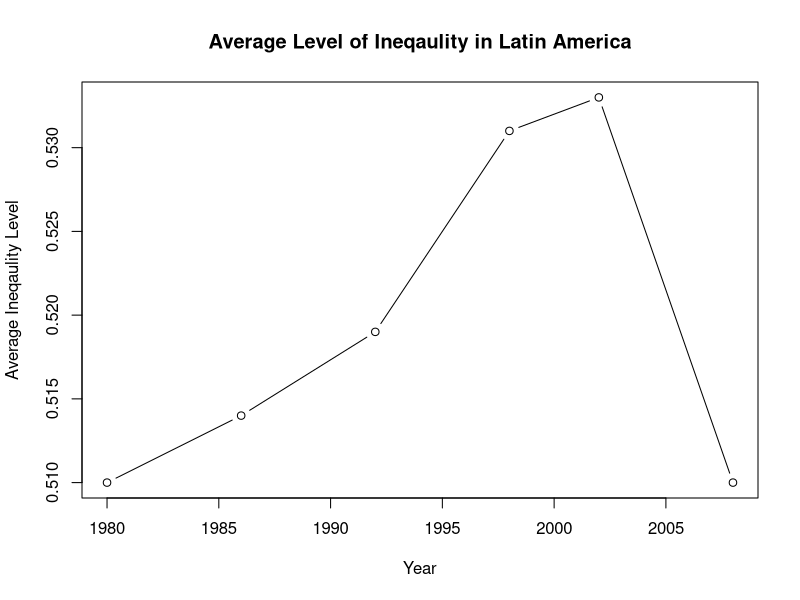
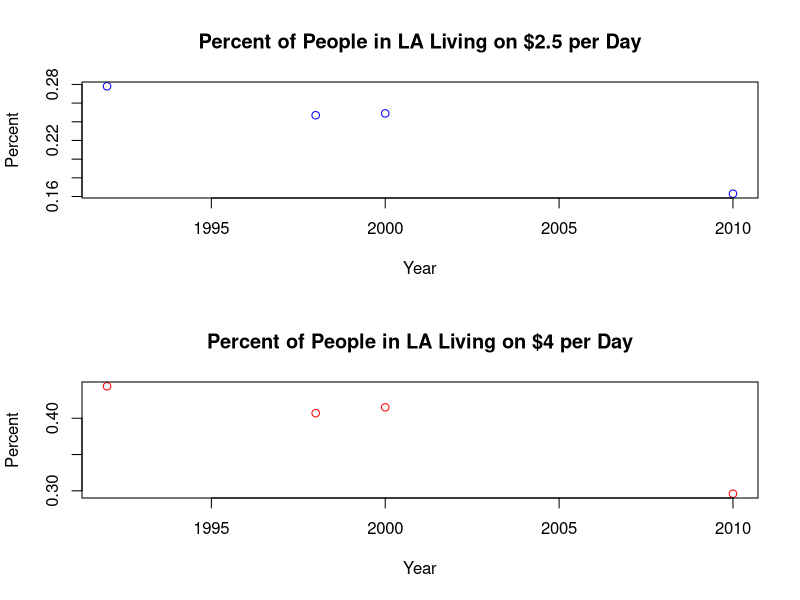
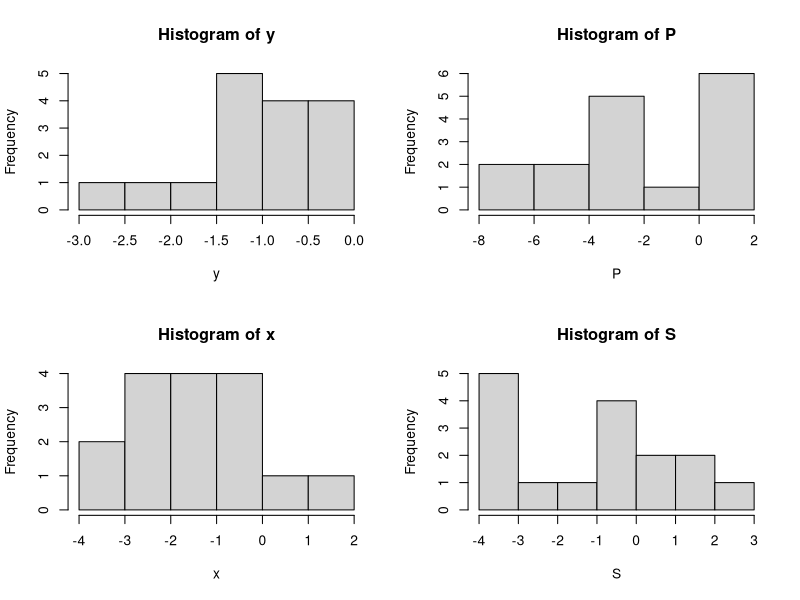
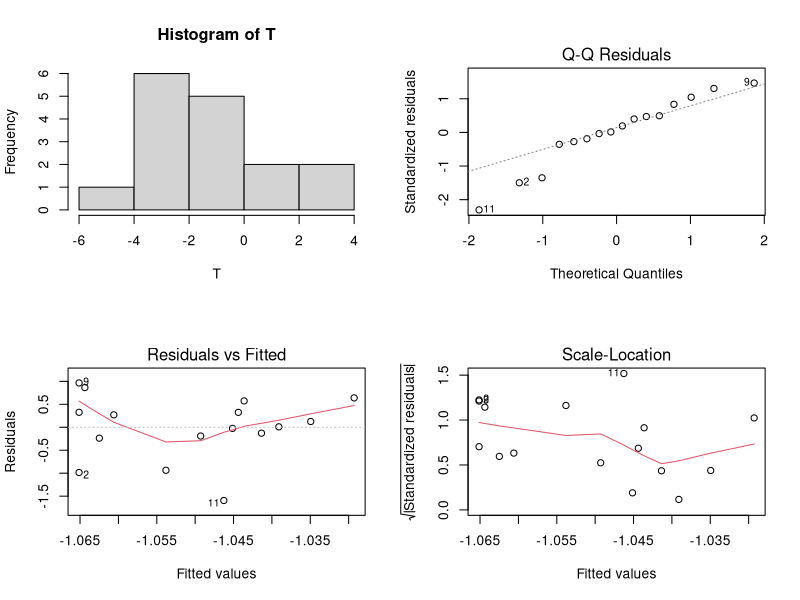
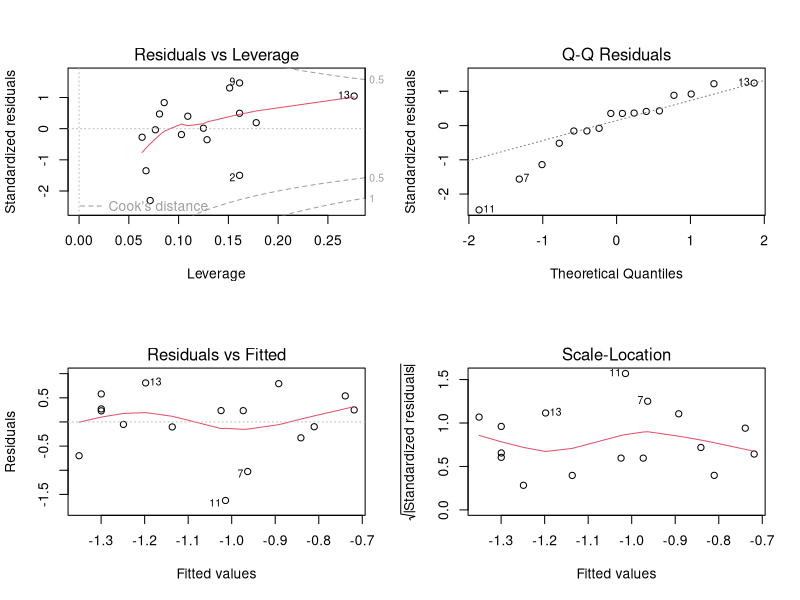
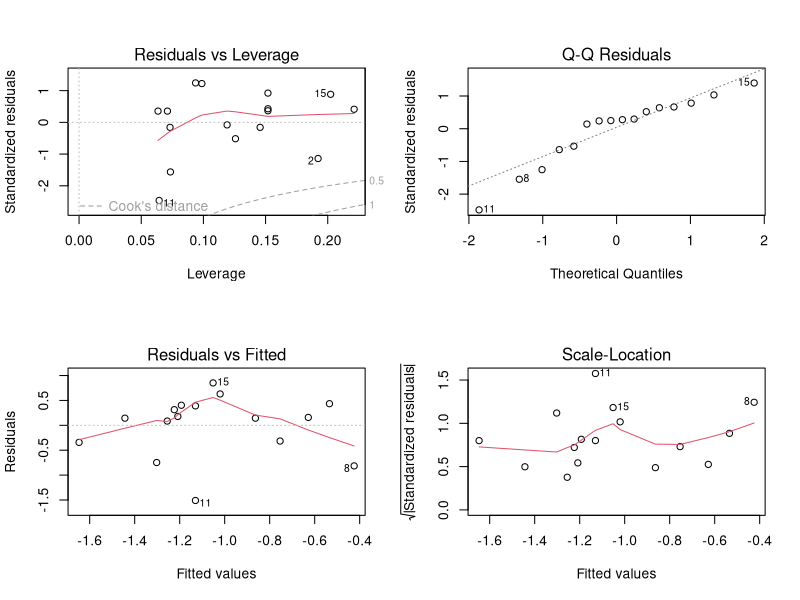
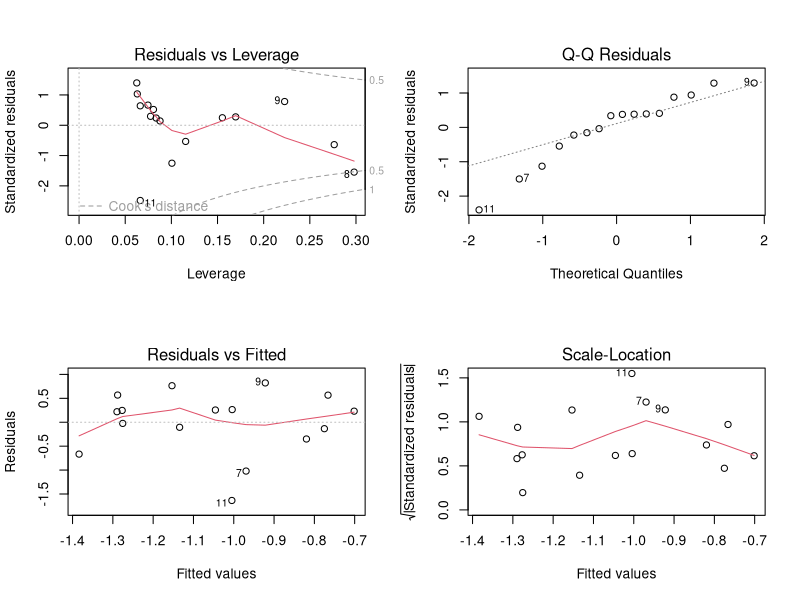
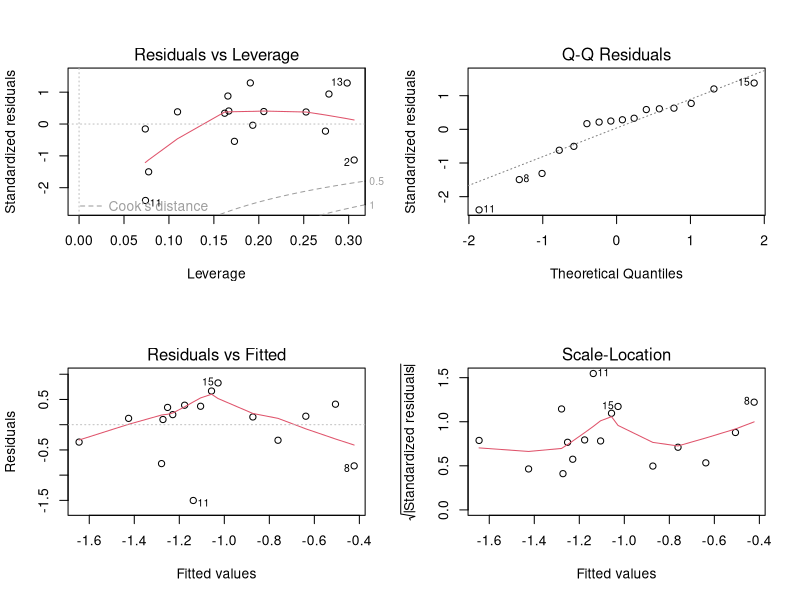

The R script that drew these images, in order:
##___Joshua Winter________Statistical Computing Final Project___________Lustig Analysis and Recreation_____________________________________

## sweep plots after each set

##__________________________________________________________________________________________________________________________________________
##______________________________________Average Gini 1980-2008_______________________________________________________________________________

## represents the average gini coefficent for all Latin American countries from 1980 to 2008. The years selected were those that had accurate data from the most countries. 

YearAverageGini<-c(1980,1986,1992,1998,2002,2008)
AverageGiniCoefficient<-c(.51,.514,.519,.531,.533,.51)

## dataframe creation 

AverageInequalitybyYear<-data.frame(YearAverageGini, AverageGiniCoefficient)
View(AverageInequalitybyYear)

## plot

plot.default(YearAverageGini,AverageGiniCoefficient, type = "b", ylab = "Average Ineqaulity Level", xlab="Year", main = "Average Level of Ineqaulity in Latin America")

##_________________________________________________________________________________________________________________________________________
##________________________________________% of People in LA living on $2.5 and $4 per day___________________________________________________

## Yearmonperday represents the years from 1992-2010, twopointfiveperday is the percent of people in Latin America living on 2.5 dollars per day or less, four per day is the percentage of people in LA living on $4 or less per day, both are expressed as decimals. 

Yearmonperday<-c(1992, 1998, 2000, 2010)
twopointfiveperday<-c(.278, .247, .249, .163)
fourperday<-c(0.444, 0.407, 0.415,0.296)

layout(matrix(c(1,2),2,1)) # optional 4 graphs/page 


##plots

plot(Yearmonperday, twopointfiveperday, xlab="Year", ylab = "Percent", main = "Percent of People in LA Living on $2.5 per Day", col="blue")

plot(Yearmonperday, fourperday, xlab="Year", ylab = "Percent", main = "Percent of People in LA Living on $4 per Day", col="red")



##______________________________________________________________________________________________________________________________________________________
##___________________________________________________Chart Layout for Regressions_______________________________________________________________________


layout(matrix(c(1,2,3,4),2,2)) # optional 4 graphs/page 

##______________________________________________________________________________________________________________________________________________________
##______________________________________Education by Tier and Inequality 2000-2010______________________________________________________________________

## Y= Average annual percent change gini coefficient , X=average percent change in return to education (all levels), 
## All of the following are average annual: P=percent change in return to primary education, S= percent change in return to secondary eduction, T=percent change in return to tiertiary education

Countries<-c("Argentina","Bolivia","Brazil","Chile",	"Costa Rica",	"Dominican Republic",	"Ecuador"	,"El Salvador",	"Guatemala",	"Mexico",	"Nicaragua",	"Panama",	"Paraguay",	"Peru", "Uruguary", "Venezuela")
y=c(-1.3,-2.05, -1.03, -.72,-.47, -.79,-1.99,-1.24,-.1,-1.17,-2.64,-.74,-.39,-.91,-.2,-1.07)
x=c(-1.8, -1.6, -3.533, -2.33, 0, -.7, -2.067, -.43, 1.533, -1.933, -1.8, 0, -3.67, -2.33, .867, -2.03)
P=c(1.3, 2, -4.9, -3.5, -3.7, .8, -1, -2.2, 2, -4.3, -3, 2, -7.5, -6, 1.8, -3.3)
S=c(-3.0, -4, -3.5,-3.5, 2.2, -.8, -.2, -1.9, .5, 1, -.7, -.3, -2.5, 1.3, 2, -3.5)
T=c(-3.7, -2.8, -2.2, 0, 1.5, -2.1, -5, 2.8, 2.1, -2.5, -1.7, -1.7, -1, -2.3, -1.2, .7)

## histograms

hist(y)
hist(x)
hist(P)
hist(S)
hist(T)


##dataframe creation: Education by tier and inequality

EBTI<-data.frame(Countries,y,x,P,S,T)
list(EBTI)
summary(EBTI)

## regressions

summary(lm(formula = y ~ P))
plot(lm(formula = y ~ P))

summary(lm(formula = y ~ S))
plot(lm(formula = y ~ S))

summary(lm(formula = y ~ T))
plot(lm(formula = y ~ T))

summary(lm(formula = y ~ P+S))
plot(lm(formula = y ~ P+S))

summary(lm(formula = y ~ P+T))
plot(lm(formula = y ~ P+T))

summary(lm(formula = y ~ S+T))
plot(lm(formula = y ~ S+T))

summary(lm(formula = y ~ P+S+T))
plot(lm(formula = y ~ P+S+T))

summary(lm(formula = y ~ x))
plot(lm(formula = y ~ x))


## Plots

plot(P,y, xlab = "%Change Returns to Primary Ed", ylab="% Change in Average Inequality", main = "% Change in Inequality vs % Change Avg. Return to Primary Ed")

plot(S,y, xlab = "%Change Returns to Secondary Ed", ylab="% Change in Average Inequality", main = "% Change in Inequality vs % Change Avg. Return to Secondary Ed")

plot(T,y, xlab = "%Change Returns to Teriary Ed", ylab="% Change in Average Inequality", main = "% Change in Inequality vs % Change Avg. Return to Tertiary Ed")

plot(x,y, xlab = "Avg. % Change Returns to Ed", ylab="% Change in Average Inequality", main = "% Change in Inequality vs Avg. % Change Return to Ed")



##______________________________________________________________________________________________________________________________________________________________
##__________________________Supply and Demand of Workers________________________________________________________________________________________________________

## all are average annual percent change for 16 countries 2000-2010, WP represents the change in wage premium for increased education (skill), total change is change is chnage in demand of unskilled workers + change in supply of unskilled workers)

CountriesSD<-c("Argentina","Bolivia","Brazil","Chile",	"Costa Rica",	"Dominican Republic",	"Ecuador"	,"El Salvador",	"Guatemala",	"Mexico",	"Nicaragua",	"Panama",	"Paraguay",	"Peru", "Uruguary", "Venezuela")
Changeinsupplyofunskilledworkers<-c(2.4,5.1,4.4,1.1,6,3.4,3.4,-0.03,2.3,2.2,6.6,2.4,6.1,3.8,1.1,4.2)
changeindemandofunskilledworkers<-c(-4.7,-8.7,-5.1,-4.7,0.1,2.8,-6.3,-0.5,-3.3,-6.3,-14.1,-4.4,-10.8,-4.6,-1.4,-10.3)
TotalChangeinsupplyanddemandunskilledworkers<-c(-2.3,-3.6,	-0.7,	-3.6,	6.1,	6.2,	-2.9,	-0.53,	-1,	-4.1,	-7.5,	-2,	-4.7,	-0.8,	-0.3,	-6.1)
WP<-c(-2.4,-4.6,-3.2,-1.9,-2,-0.2,-3.2,-0.1,-1.9,-2.8,-6.9,-2.6,-5.6,-2.8,-0.9,-4.8)

##histograms

hist(Changeinsupplyofunskilledworkers)
hist(changeindemandofunskilledworkers)
hist(TotalChangeinsupplyanddemandunskilledworkers)
hist(WP)

## creation of dataframes

##complete dataset

GWPSD<-data.frame(CountriesSD, y, WP,changeindemandofunskilledworkers, Changeinsupplyofunskilledworkers, TotalChangeinsupplyanddemandunskilledworkers)
list(GWPSD)
summary(GWPSD)

## Average annual change in gini by country: Simplified version of last dataframe that just shows inequality change by country

AACG<-data.frame(CountriesSD,y)
list(AACG)
summary(AACG)


## Plots

plot(WP, y, xlab ="% Change Wage Premium", ylab="% Change Inequality", main="% Change Wage Premium Unskilled Workers vs % Change Inequality" )

plot(Changeinsupplyofunskilledworkers, y, xlab ="% Change Supply Unskilled Workers", ylab="% Change Inequality", main="% Change Supply Unskilled Workers vs % Change Inequality" )

plot(changeindemandofunskilledworkers, y, xlab ="% Change Demand Unskilled Workers", ylab="% Change Inequality", main="% Change Demand Unskilled Workers vs % Change Inequality" )

plot(TotalChangeinsupplyanddemandunskilledworkers, y, xlab ="Total % Change S&D Unskilled Workers", ylab="% Change Inequality", main="Total % Change S&D Unskilled Workers vs % Change Inequality" )


## Regressions

summary(lm(formula = y ~ WP))
plot(lm(formula = y ~ WP))

summary(lm(formula = y ~ Changeinsupplyofunskilledworkers))
plot(lm(formula = y ~ Changeinsupplyofunskilledworkers))

summary(lm(formula = y ~ changeindemandofunskilledworkers))
plot(lm(formula = y ~ changeindemandofunskilledworkers))

summary(lm(formula = y ~ TotalChangeinsupplyanddemandunskilledworkers))
plot(lm(formula = y ~ TotalChangeinsupplyanddemandunskilledworkers))

summary(lm(formula = y ~ WP+Changeinsupplyofunskilledworkers))
plot(lm(formula = y ~ WP+Changeinsupplyofunskilledworkers))

summary(lm(formula = y ~ WP+changeindemandofunskilledworkers))
plot(lm(formula = y ~ WP+changeindemandofunskilledworkers))

summary(lm(formula = y ~ WP+TotalChangeinsupplyanddemandunskilledworkers))
plot(lm(formula = y ~ WP+TotalChangeinsupplyanddemandunskilledworkers))






